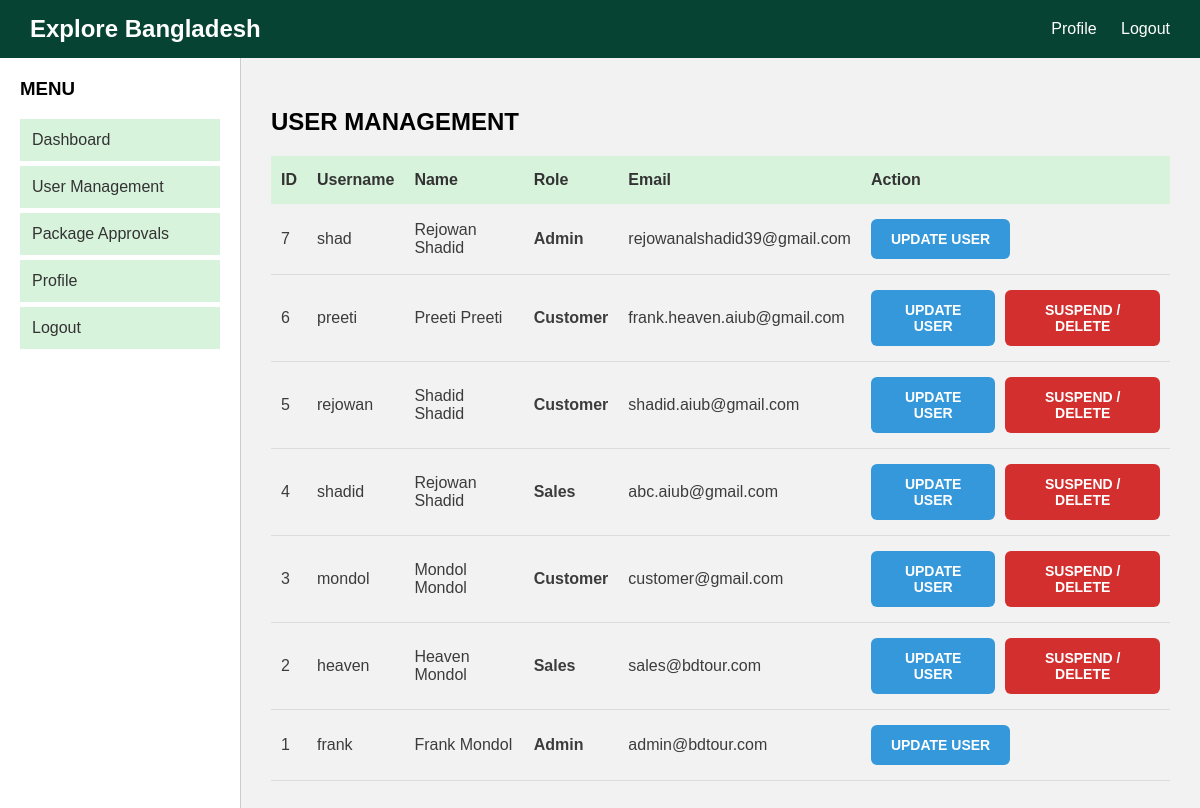
/View/admin-user-management.php (signed in), run on the app's committed database.
### tables this page shows
CREATE TABLE `user` (
  `id` int(11) NOT NULL,
  `first_name` varchar(100) DEFAULT NULL,
  `last_name` varchar(100) DEFAULT NULL,
  `gender` enum('Male','Female') DEFAULT NULL,
  `email` varchar(150) DEFAULT NULL,
  `phone` varchar(20) DEFAULT NULL,
  `country` varchar(50) DEFAULT NULL,
  `division` varchar(50) DEFAULT NULL,
  `road_street` text DEFAULT NULL,
  `post_code` varchar(20) DEFAULT NULL,
  `username` varchar(100) NOT NULL,
  `password` varchar(100) NOT NULL,
  `role` varchar(100) NOT NULL
);

### Model/user.php (called while the page is built, shortened)
<?php
function getAllUsers() {
    $conn = connect();
    $sql = "SELECT * FROM user ORDER BY id DESC";
    $result = mysqli_query($conn, $sql);
    $users = [];
    if ($result && mysqli_num_rows($result) > 0) {
        while($row = mysqli_fetch_assoc($result)) {
            $users[] = $row;
        }
    }
    return $users;
}
?>

### View/admin-user-management.php (the view, shortened to what this page needs)
<?php
require_once '../Model/user.php';
$allUsers = getAllUsers();
?>
<!DOCTYPE html>
<html>
<head>
    <link rel="stylesheet" href="header.css">
    <link rel="stylesheet" href="sidebar.css">
    <link rel="stylesheet" href="admin-user-management.css">
</head>
<body>
    <?php include 'header.php'; ?>
    <div class="container">
        <?php include 'sidebar.php'; ?>
        <div class="main">
            <h2>USER MANAGEMENT</h2>
            <table class="user-table">
                <thead>
                    <tr>
                        <th>ID</th>
                        <th>Username</th>
                        <th>Name</th>
                        <th>Role</th>
                        <th>Email</th>
                        <th>Action</th>
                    </tr>
                </thead>
                <tbody>
                    <?php if (empty($allUsers)): ?>
                        <tr><td colspan="6">No users found.</td></tr>
                    <?php else: ?>
                        <?php foreach ($allUsers as $u): ?>
                            <tr>
                                <td><?= htmlspecialchars($u['id']) ?></td>
                                <td><?= htmlspecialchars($u['username']) ?></td>
                                <td><?= htmlspecialchars(trim($u['first_name'] . ' ' . $u['last_name'])) ?></td>
                                <td><strong><?= htmlspecialchars(ucfirst($u['role'])) ?></strong></td>
                                <td><?= htmlspecialchars($u['email'] ?? 'N/A') ?></td>
                                <td style="display: flex; gap: 10px;">
                                    <a href="admin-edit-user.php?id=<?= $u['id'] ?>" class="update-btn">UPDATE USER</a>
                                    <?php if (strtolower(trim($u['role'])) !== 'admin'): ?>
                                        <a href="admin-delete-user.php?id=<?= $u['id'] ?>" class="suspend-btn" onclick="return confirm('Delete this user completely?');">SUSPEND / DELETE</a>
                                    <?php endif; ?>
                                </td>
                            </tr>
                        <?php endforeach; ?>
                    <?php endif; ?>
                </tbody>
            </table>
        </div>
    </div>
</body>
</html>

### View/admin-user-management.css (style rules this page uses)
body { margin: 0; font-family: Arial, sans-serif; background-color: rgb(242, 242, 242); }
.container { display: flex; }
.main { flex: 1; padding: 30px; }
table { width: 100%; border-collapse: collapse; margin-top: 20px; }
th, td { padding: 15px 10px; text-align: left; }
th { background-color: rgb(216, 243, 220); color: rgb(51, 51, 51); }
td { border-bottom: 1px solid rgb(220, 220, 220); color: rgb(60, 60, 60); }
.update-btn { background-color: rgb(52, 152, 219); color: white; border: none; }
.suspend-btn { background-color: rgb(211, 47, 47); color: white; border: none; }
.update-btn, .suspend-btn { padding: 12px 20px; border-radius: 6px; font-weight: bold; cursor: pointer; display: inline-block; text-decoration: none; text-align: center; border: none; font-size: 14px; }
.update-btn { background-color: rgb(52, 152, 219); color: white; }
.suspend-btn { background-color: rgb(211, 47, 47); color: white; }

### data on the page
user: id "7", username "shad", first_name+last_name "Rejowan Shadid", role "Admin", email "rejowanalshadid39@gmail.com"
user: id "6", username "preeti", first_name+last_name "Preeti Preeti", role "Customer", email "frank.heaven.aiub@gmail.com"
user: id "5", username "rejowan", first_name+last_name "Shadid Shadid", role "Customer", email "shadid.aiub@gmail.com"
user: id "4", username "shadid", first_name+last_name "Rejowan Shadid", role "Sales", email "abc.aiub@gmail.com"
user: id "3", username "mondol", first_name+last_name "Mondol Mondol", role "Customer", email "customer@gmail.com"
user: id "2", username "heaven", first_name+last_name "Heaven Mondol", role "Sales", email "sales@bdtour.com"
user: id "1", username "frank", first_name+last_name "Frank Mondol", role "Admin", email "admin@bdtour.com"
